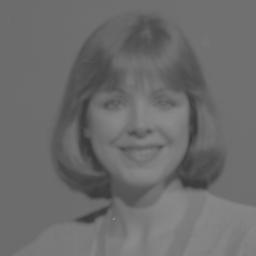
#> input picture contr2.jpg, 256 x 256 px
$ python ejercicio-6.py
#> lines starting #> are read from the running program, lines starting #| are printed output that depends on the picture

import numpy as np
import matplotlib.pyplot as plt
import cv2

imagen = cv2.imread('contr2.jpg')
#> imagen is the input picture: shape (256, 256, 3); min 56, max 139, mean 107.8

#realizmos el histograma de la imagen original
histOriginal = cv2.calcHist([imagen], [0], None, [256], [0, 256])
#> histOriginal = 256 values, max 11064 at index 108, min 0 at index 0, mean 256


imagen_original = cv2.imread('contr2.jpg')
resultado = cv2.imread('contr2.jpg')

##################GENERACION DE OUTLIER##################################

Outlier = cv2.imread('contr2.jpg', cv2.IMREAD_GRAYSCALE)
#> Outlier: shape (256, 256); min 56, max 139, mean 107.8
res = cv2.imread('contr2.jpg', cv2.IMREAD_GRAYSCALE)


for i in range(10):
    for j in range(10):
        Outlier[i][j] = 0
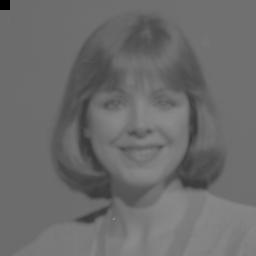
#> Outlier: shape (256, 256); min 0, max 139, mean 107.6

#cv2.imshow('Outlier',Outlier)


#####################################################################


# Convertir las imágenes del formato BGR a RGB porque matplotlib acepta
# imagenes en formato RGB
imagen_original = cv2.cvtColor(imagen_original, cv2.COLOR_BGR2RGB)
resultado = cv2.cvtColor(resultado, cv2.COLOR_BGR2RGB)


####################OUTLIER###############################################

#Detallamos los valores de las variables de Contrast stretching
a = 0   # límite inferior
b = 255 # límite superior
c = np.min(imagen_original)  # El menor valor de los pixeles
#> c = 56
d = np.max(imagen_original)  # El mayor valor de los pixeles
#> d = 139


#Funcion para crear limites en nuestro rango del histograma
#para asi  afrontar el outlier
def limite(porcentaje):#Mandamos el porcentaje que queremos reducir
#> called with porcentaje = 5
        longi=d-c   #calculamos la longitud del rango
#> longi = 83
        limite=(longi*porcentaje)/100 #calculamos el limite a partir del porcentaje
#> limite = 4.15
        return (int(limite))

newc=c+limite(5)# El menor valor  en un limite de 5%
#> newc = 60
newd=d-limite(5)# El menor valor en un limite de 95%
#> newd = 135


#print("Son: ")

#print(newc,newd)
h, w, canales = imagen_original.shape
#> h = 256; w = 256; canales = 3
#print(c,d)
#print(min,max)


def point_operatorOutlier(pixel_RGB):#Utilizamos operador punto
    return (pixel_RGB - newc) * ((b - a) / (newd - newc) + a)#Remplazamos los nuevos valores de c y d ya reducidos

for x in range(h):
    for y in range(w):
        re = point_operatorOutlier(Outlier[x][y])#aplicamos el operador punto
        if(re<0):
            res[x][y]=0
        elif(re>255):
            res[x][y]=255
        else:
            res[x][y]=re
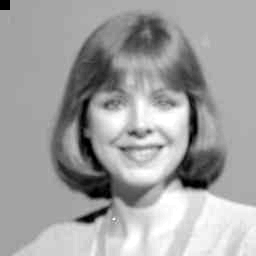
#> res: shape (256, 256); min 0, max 255, mean 161.8

hisRes = cv2.calcHist([res], [0], None, [256], [0, 256])
#> hisRes = 256 values, max 10964 at index 163, min 0 at index 1, mean 256

cv2.imwrite('limites.jpg',res)#Guardamos la imagen resultante


plt.plot(histOriginal, color = 'blue')
plt.plot(hisRes, color='green')
plt.xlabel('Intensidad de iluminacion')
plt.ylabel('Cantidad de pixeles')
plt.show()
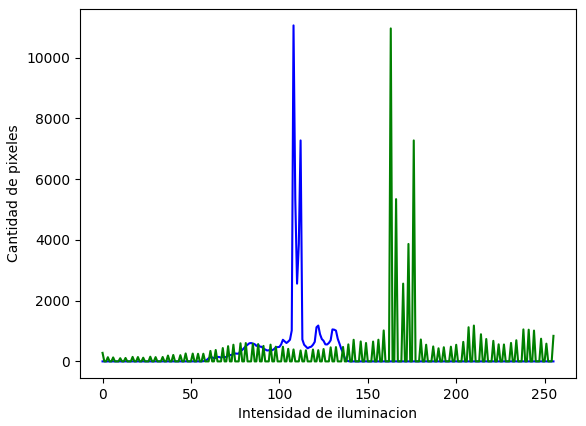
#> figure drawn by matplotlib, 1 panel; curve peaks at x = 108, y = 11064; curve peaks at x = 163, y = 10964
